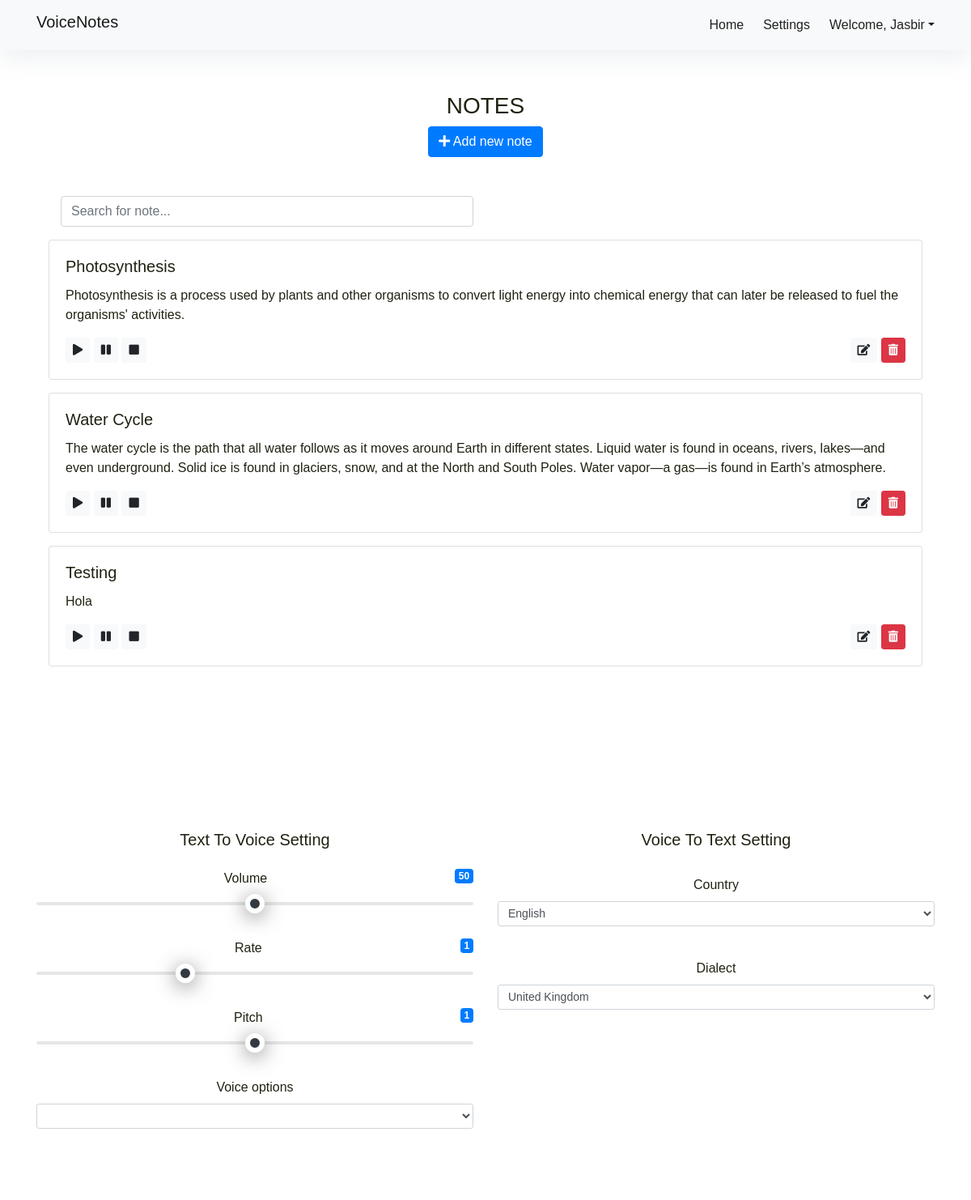
The app's page / (signed in), older data.
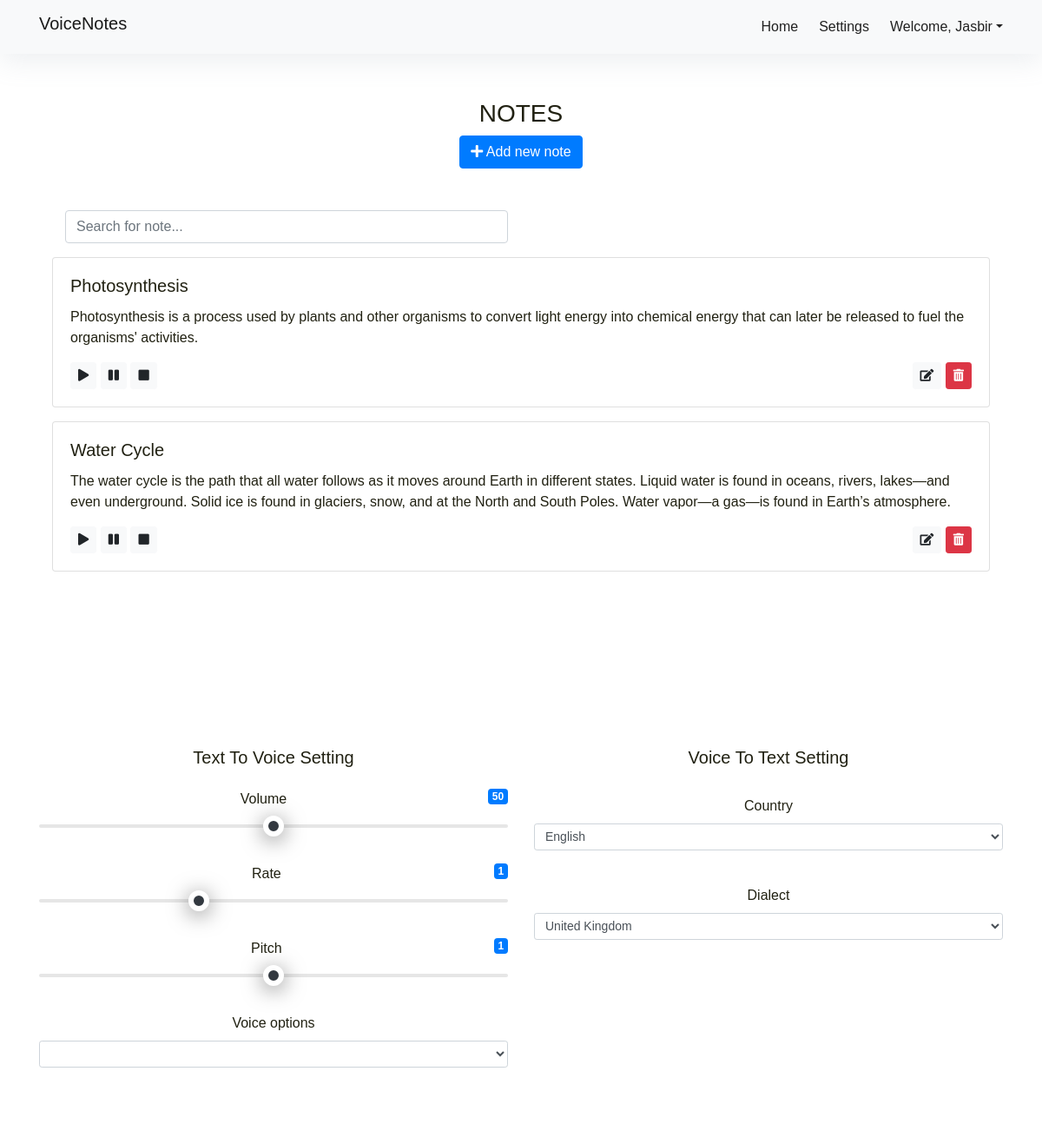
The same page, newer data.
### notes/models.py (models this page shows, shortened)
class Note(models.Model):
	user  = models.ForeignKey(User,on_delete = models.CASCADE)
	title = models.CharField(max_length=100)
	content = models.TextField()
	date_created = models.DateTimeField(auto_now_add = True)
	date_modified = models.DateTimeField(auto_now = True)

### notes/views.py (the view)
# urls.py: 2. Add a URL to urlpatterns:  path('', views.home, name='home')
def home(request):
	if request.user.is_authenticated:
		notes = Note.objects.filter(user=request.user)
		if request.method == "POST":
			form = NoteForm(request.POST)
			if form.is_valid():
				form_data = form.save(commit=False)
				form_data.user = request.user
				form_data.save()
				return redirect('notes-home')
		else:
			form = NoteForm()
		context ={
			'notes' : notes,
			'new_note_form' : form,
		}
		return render(request,'notes/notes.html',context)
	else:
		return redirect('user-signin')

### notes/forms.py
class NoteForm(forms.ModelForm):
    def __init__(self, *args, **kwargs):
        super().__init__(*args, **kwargs)
        self.fields['title'].widget.attrs.update({'class': 'speech-input'})
        self.fields['content'].widget.attrs.update({'class': 'speech-input'})
    class Meta:
        model = Note
        fields = '__all__'
        exclude = ['user']
        widgets = {
            'tags': forms.TextInput(
                attrs={
                    'data-role':'tagsinput',
                }
            ),
        }

### notes/templates/notes/notes.html (shortened to what this page needs)
{% extends 'notes/base.html' %}
{% load static %}
{% block content %}
{% include 'notes/navbar.html' %}
<section id="notes-section" class="py-5">
    <div class="container py-md-4">
        <div class="text-center mb-5">
            <h3 class="text-center">NOTES</h3>
            <button class="btn btn-primary" data-toggle="modal" data-target="#add_note">
            <i class="fa fa-plus"></i>
            Add new note
            </button>
        </div>
        {% if notes|length >= 1 %}
        <div class="container">
            <div class="col-xs-12 col-sm-12 col-lg-6 col-md-6 mb-3">
                <input type="text" id="noteFilter" class="form-control" onkeyup="filterNotes()" placeholder="Search for note...">
            </div>
        </div>
        {% endif %}
        <div id="notesContainer">
            {% for note in notes %}
            <div class="row mb-3" data-string="{{note.title}}">
                <div class="container">
                    <div class="col-sm-12">
                        <div class="card">
                            <div class="card-body">
                                <h5 class="card-title note{{note.id}}">{{note.title}}</h5>
                                <p class="card-text note{{note.id}}">{{note.content}}</p>
                                <button class="btn btn-light btn-sm play note{{note.id}}"><i class="fa fa-play" aria-hidden="true"></i></button>
                                <button class="btn btn-light btn-sm pause note{{note.id}}"><i class="fa fa-pause" aria-hidden="true"></i></button>
                                <button class="btn btn-light btn-sm stop note{{note.id}}"><i class="fa fa-stop" aria-hidden="true"></i></button>
                                <div class="float-right">
                                    <button class="btn btn-light btn-sm edit-note-button" data-url= "{% url 'note-edit' note.id %}" ><i class="fa fa-edit" aria-hidden="true"></i></button>
                                    <button class="btn btn-danger btn-sm delete-note-button" data-url="{% url 'note-delete-confirm' note.id %}"><i class="fa fa-trash-alt" aria-hidden="true"></i></button>
                                </div>
                            </div>
                        </div>
                    </div>
                </div>
            </div>
            {% endfor %}
        </div>
    </div>
</section>
<section id="settings" class="py-5">
    <div class="container py-md-4 text-center">
        <div class="row">
            <div class="col-md-6 mx-auto">
                <h5 class="text-center"> Text To Voice Setting</h5>
                <form id="text-to-voice-setting-form" >
                    <div class="form-group pt-3">
                        <label for="volume">Volume</label>
                        <div id="volume-value" class="badge badge-primary float-right">50</div>
                        <div class="range">
                            <input type="range" id="volume" class="custom-range" min="0" max="100" value="50" step="1">
                        </div>
                    </div>
                    <div class="form-group pt-3">
                        <label for="rate">Rate</label>
                        <div id="rate-value" class="badge badge-primary float-right">1</div>
                        <div class="range">
                            <input type="range" id="rate" class="custom-range" min="0.5" max="2" value="1" step="0.1">
                        </div>
                    </div>
                    <div class="form-group pt-3">
                        <label for="pitch">Pitch</label>
                        <div id="pitch-value" class="badge badge-primary float-right">1</div>
                        <div class="range">
                            <input type="range" id="pitch" class="custom-range" min="0" max="2" value="1" step="0.1">
                        </div>
                    </div>
                    <div class="form-group pt-3">
                        <label for="voice-select">Voice options</label>
                        <select id="voice-select" class="form-control form-control-sm" >
                        </select>
                    </div>
                </form>
            </div>
            <div class="col-md-6 mx-auto">
                <h5 class="text-center"> Voice To Text Setting</h5>
                <form id="voice-to-text-setting-form">
                    <div class="form-group pt-4">
                        <label for="select_language"> Country </label>
                        <select id="select_language" onchange="updateCountry()" class="form-control form-control-sm"></select>
                    </div>
                    <div class="form-group pt-4">
                        <label for="select_dialect"> Dialect </label>
                        <select id="select_dialect" class="form-control form-control-sm"></select>
                    </div>
                </form>
            </div>
        </div>
    </div>
</section>
{% endblock content %}

### notes/templates/notes/base.html (shortened to what this page needs)
{% load crispy_forms_tags %}
{% load static %}
<!DOCTYPE html>
<html lang="en">
    <head>
        <link rel="stylesheet" href="https://maxcdn.bootstrapcdn.com/bootstrap/4.0.0/css/bootstrap.min.css">
        <link rel="stylesheet" href="https://use.fontawesome.com/releases/v5.7.0/css/all.css">
        <link rel="stylesheet" type="text/css" href="{% static 'notes/css/base.css' %}">
    </head>
    <body>
        {% block content %}
        {% endblock content %}
    </body>
</html>

### notes/templates/notes/navbar.html (shortened to what this page needs)
{% load static %}
<div class="navigation-wrap bg-light start-header start-style">
    <div class="container">
        <div class="row">
            <div class="col-12">
                <nav class="navbar navbar-expand-md navbar-light">
                    <a class="navbar-brand" href="{% url 'notes-home' %}">
                    <h5 style="font-family:'Poppins', sans-serif;">VoiceNotes</h5></a>
                    <div class="collapse navbar-collapse" id="navbarSupportedContent">
                        <ul class="navbar-nav ml-auto py-4 py-md-0">
                            <li class="nav-item pl-4 pl-md-0 ml-0 ml-md-4">
                                <a class="nav-link" href="#notes-section">Home</a>
                            </li>
                            <li class="nav-item pl-4 pl-md-0 ml-0 ml-md-4">
                                <a class="nav-link" href="#settings">Settings</a>
                            </li>
                            {% if user.is_authenticated %}
                            <li class="nav-item dropdown pl-4 pl-md-0 ml-0 ml-md-4">
                                <a class="nav-link dropdown-toggle" href="#" data-toggle="dropdown"
                                    aria-haspopup="true" aria-expanded="false">Welcome, {{request.user.username}}</a>
                            </li>
                            {% endif %}
                        </ul>
                    </div>
                </nav>
            </div>
        </div>
    </div>
</div>

### notes/templates/notes/modal/create_note.html (shortened to what this page needs)
{% load crispy_forms_tags %}

### notes/static/notes/css/base.css (style rules this page uses)
html { scroll-behavior: smooth; }
body { font-family: 'Poppins', sans-serif; font-size: 16px; line-height: 24px; font-weight: 400; color: #212112; background-position: center; background-repeat: repeat; background-size: 7%; background-color: #fff; overflow-x: hidden; transition: all 200ms linear; }
.start-header { opacity: 1; transform: translateY(0); padding: 10px 0; box-shadow: 0 10px 30px 0 rgba(138, 155, 165, 0.15); -webkit-transition : all 0.3s ease-out; transition : all 0.3s ease-out; }
.navigation-wrap { position: fixed; width: 100%; top: 0; left: 0; z-index: 1000; -webkit-transition : all 0.3s ease-out; transition : all 0.3s ease-out; }
.navbar { padding: 0; }
.nav-link { color: #212121 !important; font-weight: 500; transition: all 200ms linear; }
.nav-link { position: relative; padding: 5px 0 !important; display: inline-block; }
.nav-item:after { position: absolute; bottom: -5px; left: 0; width: 100%; height: 2px; content: ''; background-color: #3399ff; opacity: 0; transition: all 200ms linear; }
.nav-item { position: relative; transition: all 200ms linear; }
.range { position: relative; }
.range input[type=range] { -webkit-appearance: none; -moz-appearance: none; appearance: none; padding: 0; width: 100%; height: 22px; cursor: pointer; display: block; }
section { border-top:42px solid #fff; }

Row changes from the older to the newer data that the page shows:
removed Note: title "Testing", content "Hola"
